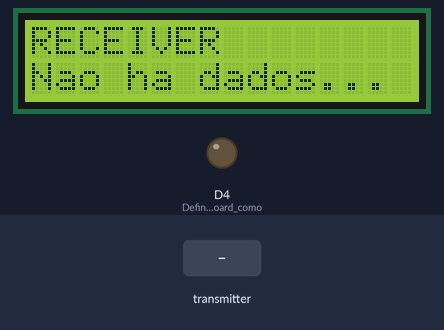
Bench run of a sketch on a simulated ESP8266 (NodeMCU). On the bench: 16×2 character LCD, output pins drawn as LEDs (lit = HIGH). The inputs (shaded band) are chosen by the test bench. What the sketch prints to the serial monitor is not drawn.

Above: at 1.2 s.
1.3 s: the transmitter starts sending dadosRecebidos = 0
At 4.4 s:
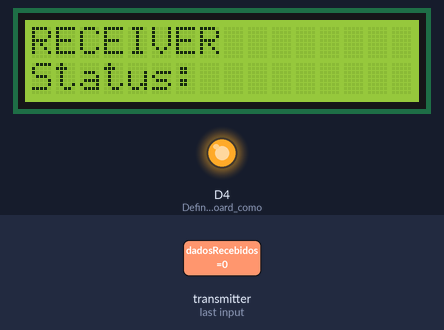
At 6.6 s:
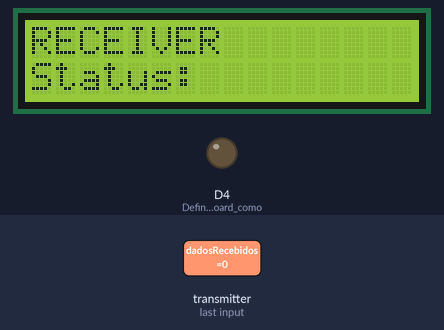
Timing chart, 0 to 13.6 s (numbered marks = the images above; inputs shaded):
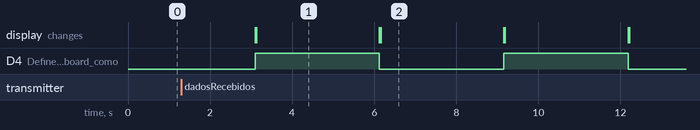

The sketch:

sketch_sep06c.ino
```cpp
#include <RF24.h>
#include <nRF24L01.h>
#include <RF24_config.h>
#define radioID 1
#include <LiquidCrystal_I2C.h>

RF24 radio(D3,D8);


byte enderecos[][6] = {"1node","2node"};

int dadoDeEnvio, dadosRecebidos;
// set the LCD number of columns and rows
int lcdColumns = 16;
int lcdRows = 2;

// if you don't know your display address, run an I2C scanner sketch
LiquidCrystal_I2C lcd(0x27, lcdColumns, lcdRows);

void setup() {
  Serial.begin(115200);
   lcd.init();
  // turn on LCD backlight
  lcd.backlight();
   pinMode(D4, OUTPUT);//Define o LED Onboard como saida.
   digitalWrite(D4, 1);//Apaga o LED.
   radio.setChannel(108);  // Above most Wifi Channels
   radio.setDataRate(RF24_250KBPS); // Fast enough.. Better range
   radio.setPALevel(RF24_PA_MIN);

   #if radioId == 0
    Serial.print("RADIO-ID <=> 0");
  radio.openWritingPipe(enderecos[0]);
  radio.openReadingPipe(1,enderecos[1]);
  #else
  Serial.print("RADIO-ID <=> 1");
  //quando for o outro deve ser desse jeito
  radio.openWritingPipe(enderecos[1]);
  radio.openReadingPipe(1,enderecos[0]);*/
  #endif
  Serial.print("\n");
  //comando para iniciar a ouvir
  radio.startListening();
  radio.printDetails();

}

void loop() {
  // put your main code here, to run repeatedly:
   digitalWrite(D4, !digitalRead(D4));
   Serial.println("loop");
   dadoDeEnvio = 255;
   Serial.println("37");
    //comando para parar de ouvir

   Serial.println("40");
   bool ddos;
   bool ddos2;
   radio.stopListening();
   ddos = radio.write(&dadoDeEnvio, 1);
   ddos = radio.writeFast(&dadoDeEnvio, 1);
   radio.read(&dadosRecebidos, sizeof(int));
   Serial.println("Retorno : "+ddos);
   radio.getChannel();
   Serial.println("Canal : "+radio.getChannel());
   Serial.println("Canal : "+radio.getDataRate());
   Serial.println("Canal : "+radio.getPayloadSize());
   Serial.println("42");
   radio.startListening();
   Serial.println("44");

   lcd.setCursor(0, 0);
   lcd.print("RECEIVER");

   lcd.setCursor(0, 1);
   lcd.print("Status: "+radio.available());

   if(radio.available()){
    Serial.print("Recebidos: ");
    radio.read(&dadosRecebidos, sizeof(int));
    lcd.setCursor(0, 1);
    lcd.print("Status: "+radio.available());
    Serial.println("Radio : "+radio.available());
    Serial.println(dadosRecebidos);

   }else{
     lcd.setCursor(0, 1);
    lcd.print("Nao ha dados...");
   }

   delay(3000);
    lcd.clear();
}
```

Measured:
- after the input at 1.3 s, the display: first differs from a run without the input after 1.8 s (image 1)
- by itself, D4 (Define_o_LED_Onboard_como): alternates HIGH for 3.0 s and LOW for 3.0 s
- what the display in image 1 shows lasts 3.0 s, from 3.1 s to 6.1 s
